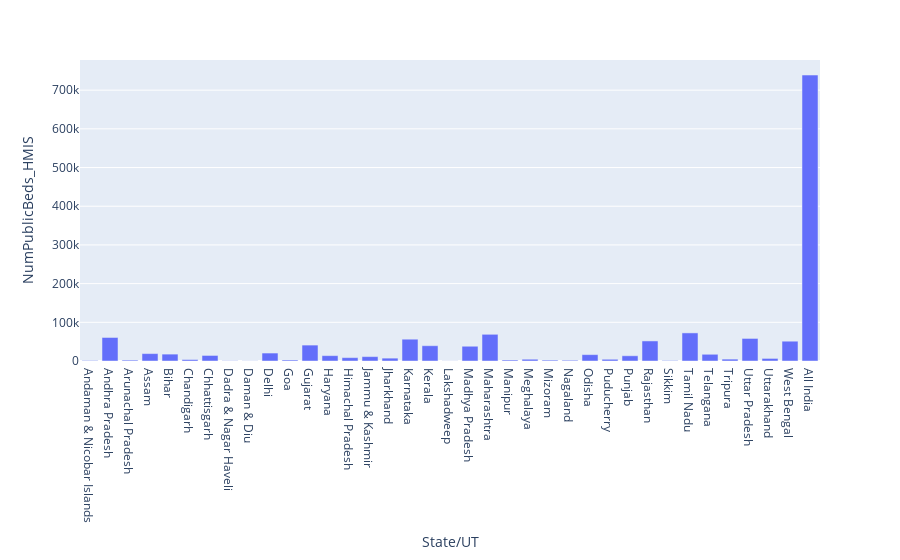

Notebook code cell kept with this figure:
### Code cell
px.bar(beds,x= 'State/UT', y= 'NumPublicBeds_HMIS')

### Figure 1 — Plotly figure (JSON) as saved in the notebook; plotly's stock layout.template omitted (floating-point values rounded to 4 significant figures)
{"data": [{"alignmentgroup": "True", "hovertemplate": "State/UT=%{x}<br>NumPublicBeds_HMIS=%{y}<extra></extra>", "legendgroup": "", "marker": {"color": "#636efa"}, "name": "", "offsetgroup": "", "orientation": "v", "showlegend": false, "textposition": "auto", "type": "bar", "x": ["Andaman & Nicobar Islands", "Andhra Pradesh", "Arunachal Pradesh", "Assam", "Bihar", "Chandigarh", "Chhattisgarh", "Dadra & Nagar Haveli", "Daman & Diu", "Delhi", "Goa", "Gujarat", "Haryana", "Himachal Pradesh", "Jammu & Kashmir", "Jharkhand", "Karnataka", "Kerala", "Lakshadweep", "Madhya Pradesh", "Maharashtra", "Manipur", "Meghalaya", "Mizoram", "Nagaland", "Odisha", "Puducherry", "Punjab", "Rajasthan", "Sikkim", "Tamil Nadu", "Telangana", "Tripura", "Uttar Pradesh", "Uttarakhand", "West Bengal", "All India"], "xaxis": "x", "y": [1246, 60799, 2320, 19115, 17796, 3756, 14354, 568, 298, 20572, 2666, 41129, 13841, 8706, 11342, 7404, 56333, 39511, 250, 38140, 68998, 2562, 4585, 2312, 1944, 16497, 4462, 13527, 51844, 1145, 72616, 17358, 4895, 58310, 6660, 51163, 739024], "yaxis": "y"}], "layout": {"barmode": "relative", "legend": {"tracegroupgap": 0}, "margin": {"t": 60}, "xaxis": {"anchor": "y", "domain": [0, 1], "title": {"text": "State/UT"}}, "yaxis": {"anchor": "x", "domain": [0, 1], "title": {"text": "NumPublicBeds_HMIS"}}}}
